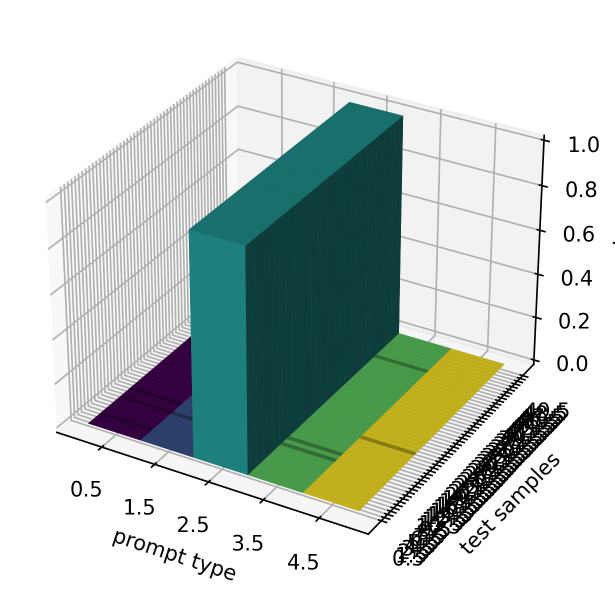
#> input picture utils/class_channelpgm_AdamW_hazy_weight1.png, 1230 x 1177 px, given in place of 0001.png, which was not available (shown at 1/2 size)
$ python degradation.py
#> lines starting #> are read from the running program, lines starting #| are printed output that depends on the picture
#> further down, img is the input picture: shape (1177, 1230, 3); mean B, G, R 198.1, 203.9, 192.6
import cv2
import numpy as np
import os


def add_gaussian_noise(img, sigma=50):
    """
    添加随机高斯噪声
    img: uint8, [H, W, 3], range 0-255
    sigma: 噪声标准差，默认 50
    """
#> called with sigma = 50
    img = img.astype(np.float32)
    noise = np.random.normal(loc=0.0, scale=sigma, size=img.shape).astype(np.float32)
    noisy = img + noise
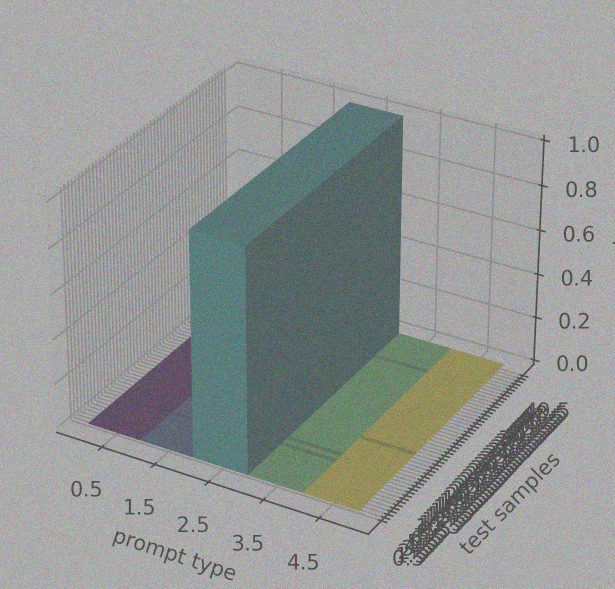
#> noisy: shape (1177, 1230, 3) float32 (shown at 1/2 size); mean R, G, B 192.6, 204, 198.1; drawn with min black and max white
    noisy = np.clip(noisy, 0, 255).astype(np.uint8)
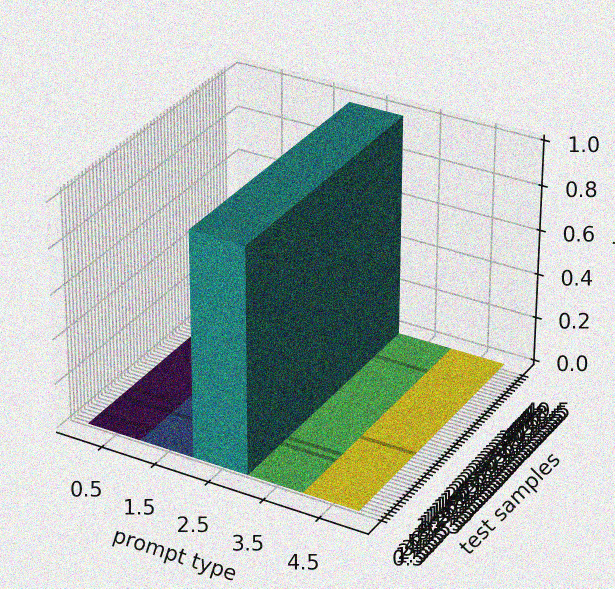
#> noisy: shape (1177, 1230, 3) (shown at 1/2 size); mean R, G, B 182.3, 192.3, 186.5
    return noisy


def motion_blur_kernel(length=25, angle=0):
    """
    生成指定角度的运动模糊核，用于模拟雨条纹
    length: 雨条长度
    angle: 雨条角度，单位：度
    """
    kernel = np.zeros((length, length), dtype=np.float32)
    kernel[length // 2, :] = 1.0

    center = (length // 2, length // 2)
    rot_mat = cv2.getRotationMatrix2D(center, angle, 1.0)
    kernel = cv2.warpAffine(kernel, rot_mat, (length, length))

    kernel_sum = kernel.sum()
    if kernel_sum > 0:
        kernel = kernel / kernel_sum

    return kernel


def add_rain_streak(
    img,
    rain_density=0.015,
    rain_length=35,
    rain_angle=-20,
    rain_intensity=0.7,
    rain_width=1,
):
    """
    添加雨条纹退化
    img: uint8, [H, W, 3], range 0-255
    rain_density: 雨滴稀疏程度，越大雨越密
    rain_length: 雨条长度
    rain_angle: 雨条角度
    rain_intensity: 雨条强度
    rain_width: 雨条宽度
    """
#> called with rain_density = 0.015, rain_length = 35, rain_angle = -20, rain_intensity = 0.7, rain_width = 1
    h, w = img.shape[:2]
#> h = 1177; w = 1230

    # 生成稀疏雨点 mask
    rain_mask = np.random.rand(h, w).astype(np.float32)
    rain_mask = (rain_mask < rain_density).astype(np.float32)

    # 扩展雨条宽度
    if rain_width > 1:
        kernel_width = np.ones((rain_width, rain_width), np.uint8)
        rain_mask = cv2.dilate(rain_mask, kernel_width, iterations=1)

    # 运动模糊形成雨条
    kernel = motion_blur_kernel(length=rain_length, angle=rain_angle)
    rain_layer = cv2.filter2D(rain_mask, -1, kernel)
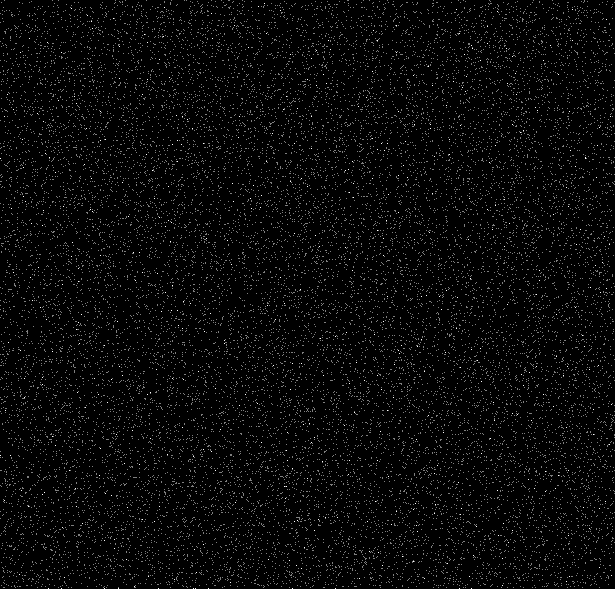
#> rain_mask: shape (1177, 1230) float32 (shown at 1/2 size); values 0 (black) and 1 (white), 1.5% white in thin lines or dots

    rain_layer = rain_layer / (rain_layer.max() + 1e-8)
    rain_layer = rain_layer[..., None]

    img_float = img.astype(np.float32) / 255.0

    # 雨条一般偏亮
    rain_color = np.ones_like(img_float)
    rainy = img_float + rain_intensity * rain_layer * rain_color
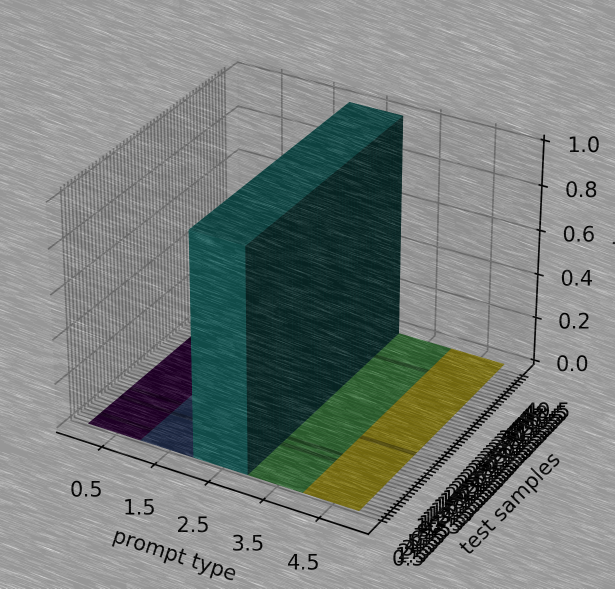
#> rainy: shape (1177, 1230, 3) float32 (shown at 1/2 size); mean R, G, B 0.815, 0.86, 0.837; drawn with min black and max white

    # 雨天整体略微变暗，可选
    rainy = rainy * 0.95

    rainy = np.clip(rainy, 0, 1)
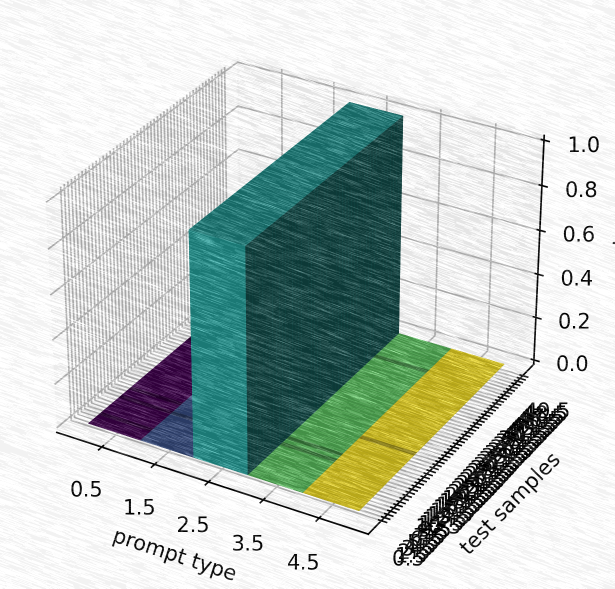
#> rainy: shape (1177, 1230, 3) float32 (shown at 1/2 size); mean R, G, B 0.758, 0.802, 0.778
    rainy = (rainy * 255.0).astype(np.uint8)

    return rainy


def generate_synthetic_depth(h, w, mode="vertical"):
    """
    生成伪深度图，用于大气散射模型
    depth 越大，雾越浓
    """
    if mode == "vertical":
        # 上方远、下方近：模拟自然场景远处更雾
        y = np.linspace(1.0, 0.2, h).reshape(h, 1)
        depth = np.repeat(y, w, axis=1)

    elif mode == "radial":
        # 中心近，边缘远
        yy, xx = np.meshgrid(np.linspace(-1, 1, h), np.linspace(-1, 1, w), indexing="ij")
        depth = np.sqrt(xx ** 2 + yy ** 2)
        depth = depth / (depth.max() + 1e-8)

    elif mode == "random":
        depth = np.random.rand(h, w).astype(np.float32)
        depth = cv2.GaussianBlur(depth, (0, 0), sigmaX=25, sigmaY=25)
        depth = depth / (depth.max() + 1e-8)

    else:
        raise ValueError(f"Unsupported depth mode: {mode}")

    depth = depth.astype(np.float32)
    return depth


def add_haze(
    img,
    beta=1.5,
    atmospheric_light=0.85,
    depth_mode="vertical",
):
    """
    使用大气散射模型添加雾霾

    I(x) = J(x) * t(x) + A * (1 - t(x))
    t(x) = exp(-beta * d(x))

    img: uint8, [H, W, 3], range 0-255
    beta: 散射系数，越大雾越浓
    atmospheric_light: 大气光 A，通常在 0.7-1.0
    depth_mode: vertical / radial / random
    """
#> called with beta = 1.5, atmospheric_light = 0.85, depth_mode = 'vertical'
    h, w = img.shape[:2]
#> h = 1177; w = 1230

    img_float = img.astype(np.float32) / 255.0

    depth = generate_synthetic_depth(h, w, mode=depth_mode)

    transmission = np.exp(-beta * depth).astype(np.float32)
    transmission = transmission[..., None]

    A = np.ones_like(img_float, dtype=np.float32) * atmospheric_light

    hazy = img_float * transmission + A * (1.0 - transmission)
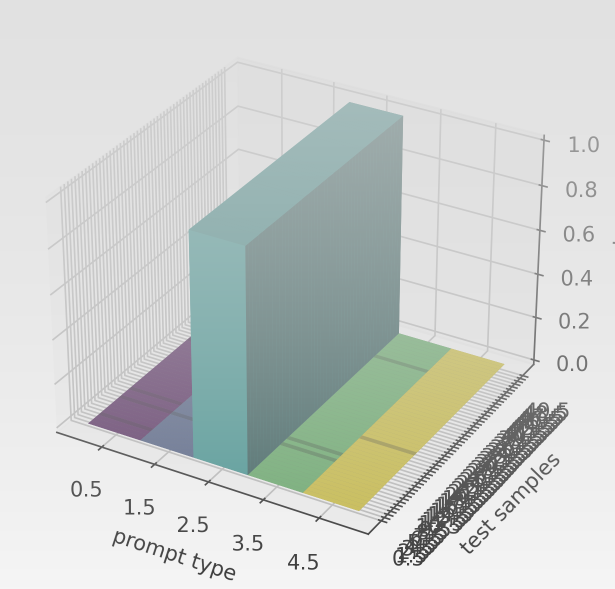
#> hazy: shape (1177, 1230, 3) float32 (shown at 1/2 size); mean R, G, B 0.811, 0.83, 0.817

    hazy = np.clip(hazy, 0, 1)
    hazy = (hazy * 255.0).astype(np.uint8)

    return hazy


# [45 lines left out: function degrade_image, not called in this run]


def generate_all_degradations(img):
    """
    对同一张图像生成三种退化版本
    """
    noisy = add_gaussian_noise(img, sigma=50)

    rainy = add_rain_streak(
        img,
        rain_density=0.015,
        rain_length=35,
        rain_angle=-20,
        rain_intensity=0.7,
    )

    hazy = add_haze(
        img,
        beta=1.5,
        atmospheric_light=0.85,
        depth_mode="vertical",
    )

    return {
        "noise": noisy,
        "rain": rainy,
        "haze": hazy,
    }

if __name__ == "__main__":
    img_path = "/media/hy/hhh/all-in-one-image-restoration/PromptIR-main/clear_images/hazy/0001.png"
    save_dir = "/media/hy/hhh/all-in-one-image-restoration/PromptIR-main/vis_results/degraded_results"
    os.makedirs(save_dir, exist_ok=True)

    img = cv2.imread(img_path)
    img = cv2.cvtColor(img, cv2.COLOR_BGR2RGB)

    degraded_dict = generate_all_degradations(img)
#> degraded_dict = 3 items

    for name, degraded_img in degraded_dict.items():
        save_img = cv2.cvtColor(degraded_img, cv2.COLOR_RGB2BGR)
        cv2.imwrite(os.path.join(save_dir, f"{name}.png"), save_img)
#> this loop made 3 passes
#> name on passes 1 to 3: 'noise', 'rain', 'haze'

    print("Done.")

$ run again, on utils/class_pgm_AdamW_rainy_weight1.png
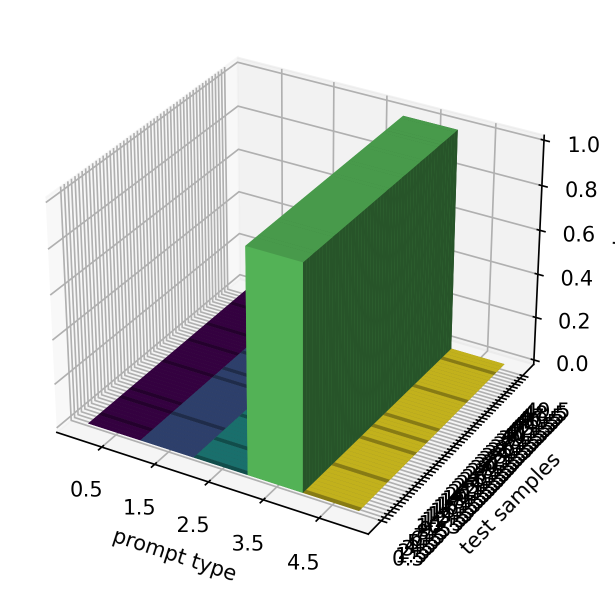
#> input picture utils/class_pgm_AdamW_rainy_weight1.png, 1230 x 1177 px, given in place of 0001.png, which was not available (shown at 1/2 size)
#> img is the input picture: shape (1177, 1230, 3); mean B, G, R 195.2, 206.9, 197.9
#> rain_mask: shape (1177, 1230) float32; values 0 (black) and 1 (white), 1.5% white in thin lines or dots
#> in add_rain_streak, `rainy = img_float + rain_intensity * rain_layer * rain_color`:
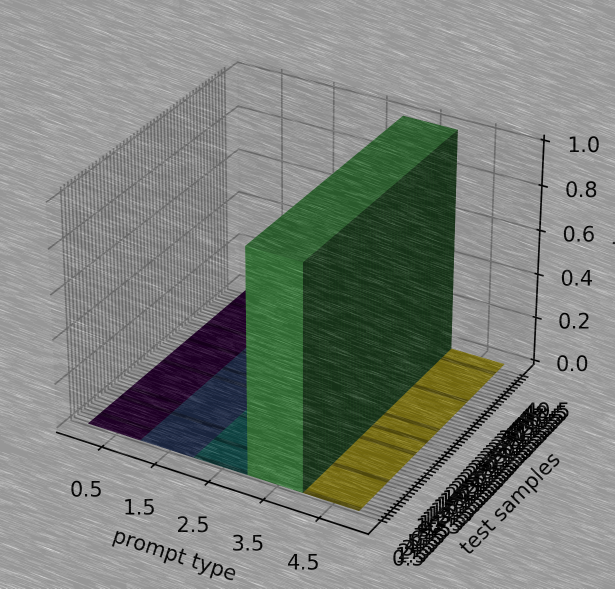
#> rainy: shape (1177, 1230, 3) float32 (shown at 1/2 size); mean R, G, B 0.835, 0.871, 0.826; drawn with min black and max white
#> in add_haze, `hazy = img_float * transmission + A * (1.0 - transmission)`:
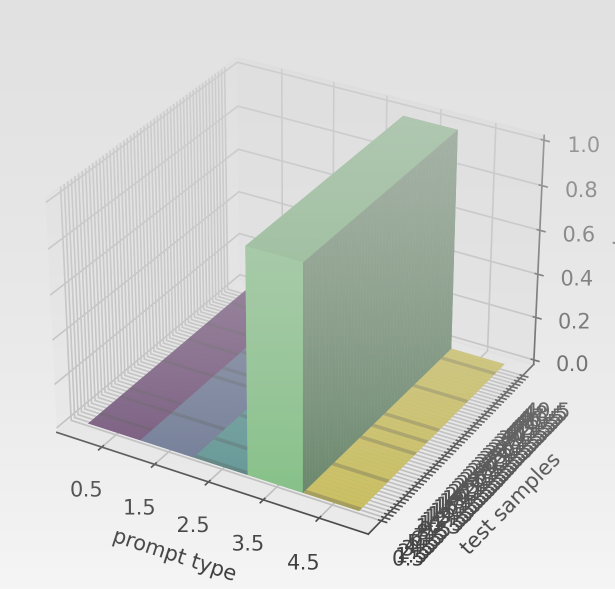
#> hazy: shape (1177, 1230, 3) float32 (shown at 1/2 size); mean R, G, B 0.818, 0.833, 0.812
#> degraded_dict = 3 items
#> the loop `for name, degraded_img in degraded_dict.items():` made 3 passes
#> name on passes 1 to 3: 'noise', 'rain', 'haze'

$ run again, on utils/classinit_restormer_hazy_weight1.png
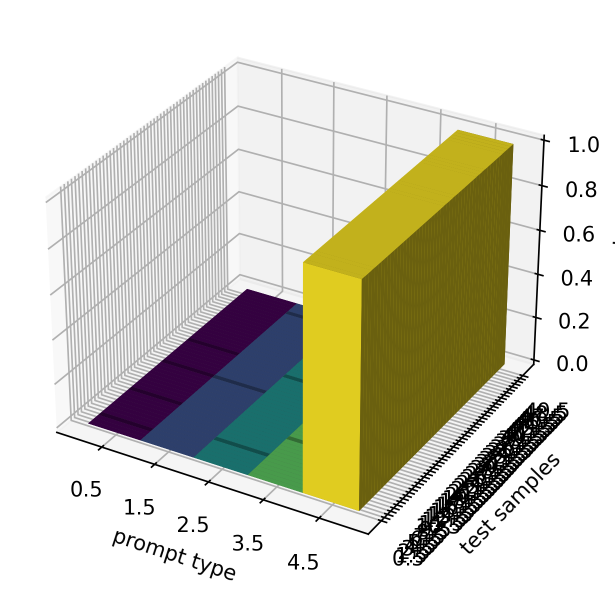
#> input picture utils/classinit_restormer_hazy_weight1.png, 1230 x 1177 px, given in place of 0001.png, which was not available (shown at 1/2 size)
#> img is the input picture: shape (1177, 1230, 3); mean B, G, R 191.6, 207.5, 208.8
#> rain_mask: shape (1177, 1230) float32; values 0 (black) and 1 (white), 1.5% white in thin lines or dots
#> in add_rain_streak, `rainy = img_float + rain_intensity * rain_layer * rain_color`:
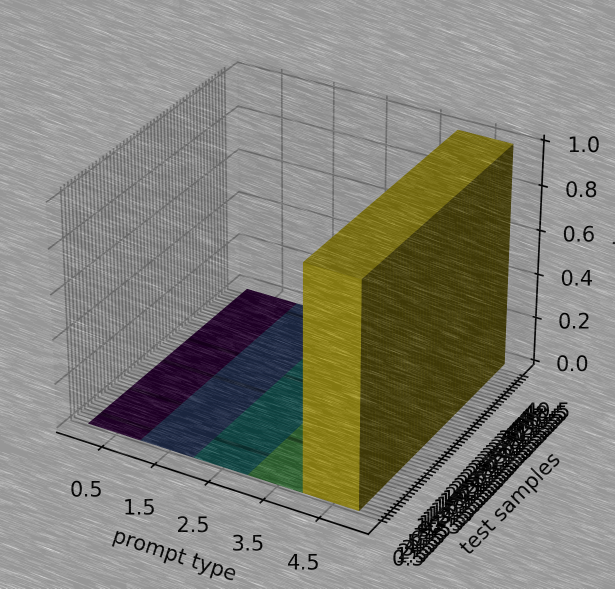
#> rainy: shape (1177, 1230, 3) float32 (shown at 1/2 size); mean R, G, B 0.879, 0.873, 0.811; drawn with min black and max white
#> in add_haze, `hazy = img_float * transmission + A * (1.0 - transmission)`:
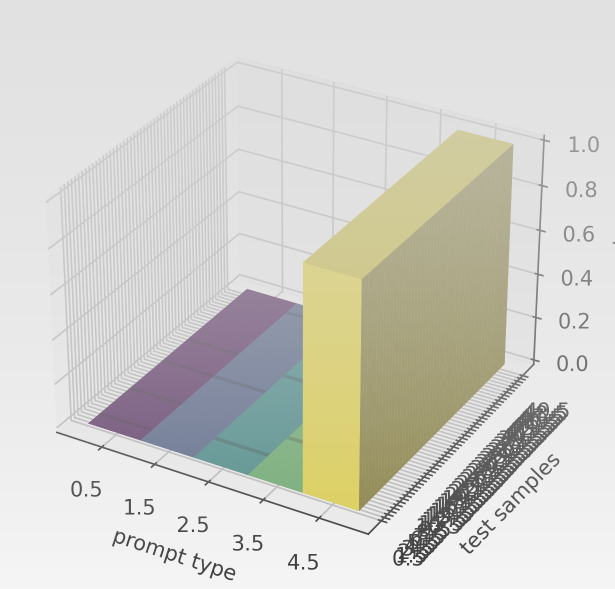
#> hazy: shape (1177, 1230, 3) float32 (shown at 1/2 size); mean R, G, B 0.836, 0.833, 0.806
#> degraded_dict = 3 items
#> the loop `for name, degraded_img in degraded_dict.items():` made 3 passes
#> name on passes 1 to 3: 'noise', 'rain', 'haze'
